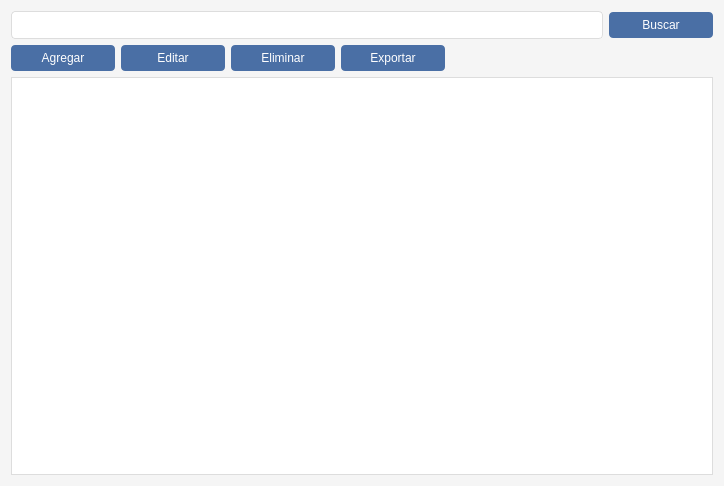
<?xml version="1.0" encoding="UTF-8"?>
<ui version="4.0">
 <class>amenaza</class>
 <widget class="QWidget" name="amenaza">
  <property name="geometry">
   <rect>
    <x>0</x>
    <y>0</y>
    <width>724</width>
    <height>486</height>
   </rect>
  </property>
  <property name="windowTitle">
   <string>Form</string>
  </property>
  <property name="styleSheet">
   <string notr="true">QWidget {
            font-family: 'Segoe UI', Arial, sans-serif;
            font-size: 12px;
            background-color: #f5f5f5;
        }
        QTableView {
            background-color: white;
            border: 1px solid #ddd;
            gridline-color: #eee;
            selection-background-color: #d1e3f6;
        }
        QHeaderView::section {
            background-color: #4a6fa5;
            color: white;
            padding: 5px;
            border: none;
        }
        QPushButton {
            background-color: #4a6fa5;
            color: white;
            border: none;
            border-radius: 4px;
            padding: 6px 12px;
            min-width: 80px;
        }
        QPushButton:hover {
            background-color: #3a5a80;
        }
        QLineEdit {
            border: 1px solid #ddd;
            border-radius: 4px;
            padding: 5px;
        }</string>
  </property>
  <layout class="QVBoxLayout" name="verticalLayout">
   <item>
    <layout class="QHBoxLayout" name="horizontalLayout">
     <item>
      <widget class="QLineEdit" name="lineEdit">
       <property name="styleSheet">
        <string notr="true">        QLineEdit {
			  background-color: white;
            border: 1px solid #ddd;
            border-radius: 4px;
            padding: 5px;
        }</string>
       </property>
      </widget>
     </item>
     <item>
      <widget class="QPushButton" name="pushButton">
       <property name="text">
        <string>Buscar</string>
       </property>
      </widget>
     </item>
    </layout>
   </item>
   <item>
    <layout class="QHBoxLayout" name="horizontalLayout_2">
     <item>
      <widget class="QPushButton" name="pushButton_2">
       <property name="text">
        <string>Agregar</string>
       </property>
      </widget>
     </item>
     <item>
      <widget class="QPushButton" name="pushButton_3">
       <property name="text">
        <string>Editar</string>
       </property>
      </widget>
     </item>
     <item>
      <widget class="QPushButton" name="pushButton_4">
       <property name="text">
        <string>Eliminar</string>
       </property>
      </widget>
     </item>
     <item>
      <widget class="QPushButton" name="pushButton_5">
       <property name="text">
        <string>Exportar</string>
       </property>
      </widget>
     </item>
     <item>
      <spacer name="horizontalSpacer">
       <property name="orientation">
        <enum>Qt::Orientation::Horizontal</enum>
       </property>
       <property name="sizeHint" stdset="0">
        <size>
         <width>40</width>
         <height>20</height>
        </size>
       </property>
      </spacer>
     </item>
    </layout>
   </item>
   <item>
    <widget class="QTableView" name="tableView"/>
   </item>
  </layout>
 </widget>
 <resources/>
 <connections/>
</ui>
